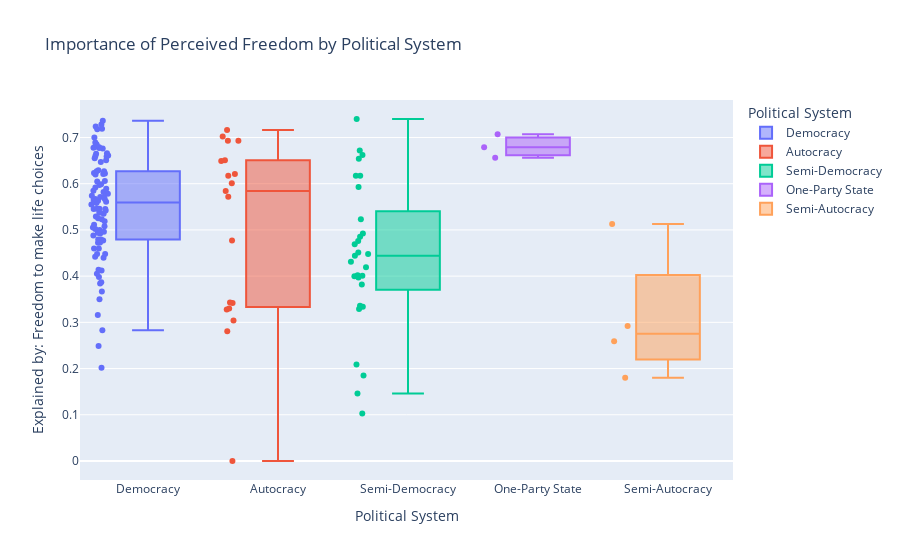

Notebook code cell kept with this figure:
### Code cell
# Importance of Perceived Freedom by Political System
px.box(merged_df_2,
             x='Political System',
             y='Explained by: Freedom to make life choices',
             color="Political System",
             points="all",
             hover_data="Country",
             title="Importance of Perceived Freedom by Political System").show()

# Does this mean that freedom is more important where they don't have as much as democracy

### Figure 1 — Plotly figure (JSON) as saved in the notebook; plotly's stock layout.template omitted (floating-point values rounded to 4 significant figures)
{"data": [{"alignmentgroup": "True", "boxpoints": "all", "customdata": [["Finland"], ["Denmark"], ["Iceland"], ["Switzerland"], ["Netherlands"], ["Luxembourg"], ["Sweden"], ["Norway"], ["New Zealand"], ["Austria"], ["Australia"], ["Ireland"], ["Germany"], ["Canada"], ["United States"], ["United Kingdom"], ["Czechia"], ["Belgium"], ["France"], ["Slovenia"], ["Costa Rica"], ["Taiwan Province of China"], ["Romania"], ["Spain"], ["Uruguay"], ["Italy"], ["Kosovo"], ["Malta"], ["Lithuania"], ["Slovakia"], ["Estonia"], ["Panama"], ["Brazil"], ["Cyprus"], ["Latvia"], ["Serbia"], ["Chile"], ["Mexico"], ["Croatia"], ["Poland"], ["El Salvador"], ["Mauritius"], ["Japan"], ["Honduras"], ["Portugal"], ["Argentina"], ["Greece"], ["South Korea"], ["Philippines"], ["Moldova"], ["Jamaica"], ["Colombia"], ["Bosnia and Herzegovina"], ["Mongolia"], ["Dominican Republic"], ["Bolivia"], ["Paraguay"], ["Peru"], ["Montenegro"], ["Ecuador"], ["Armenia"], ["Nepal"], ["Bulgaria"], ["Indonesia"], ["North Macedonia"], ["Albania"], ["South Africa"], ["Gambia"], ["Bangladesh"], ["Liberia"], ["Ukraine"], ["Senegal"], ["Niger"], ["Georgia"], ["Venezuela"], ["Ghana"], ["Benin"], ["Kenya"], ["Tunisia"], ["Mali"], ["Namibia"], ["Sri Lanka"], ["Madagascar"], ["Ethiopia"], ["India"], ["Zambia"], ["Malawi"], ["Tanzania"], ["Sierra Leone"], ["Botswana"]], "hovertemplate": "Political System=%{x}<br>Explained by: Freedom to make life choices=%{y}<br>Country=%{customdata[0]}<extra></extra>", "legendgroup": "Democracy", "marker": {"color": "#636efa"}, "name": "Democracy", "notched": false, "offsetgroup": "Democracy", "orientation": "v", "showlegend": true, "type": "box", "x": ["Democracy", "Democracy", "Democracy", "Democracy", "Democracy", "Democracy", "Democracy", "Democracy", "Democracy", "Democracy", "Democracy", "Democracy", "Democracy", "Democracy", "Democracy", "Democracy", "Democracy", "Democracy", "Democracy", "Democracy", "Democracy", "Democracy", "Democracy", "Democracy", "Democracy", "Democracy", "Democracy", "Democracy", "Democracy", "Democracy", "Democracy", "Democracy", "Democracy", "Democracy", "Democracy", "Democracy", "Democracy", "Democracy", "Democracy", "Democracy", "Democracy", "Democracy", "Democracy", "Democracy", "Democracy", "Democracy", "Democracy", "Democracy", "Democracy", "Democracy", "Democracy", "Democracy", "Democracy", "Democracy", "Democracy", "Democracy", "Democracy", "Democracy", "Democracy", "Democracy", "Democracy", "Democracy", "Democracy", "Democracy", "Democracy", "Democracy", "Democracy", "Democracy", "Democracy", "Democracy", "Democracy", "Democracy", "Democracy", "Democracy", "Democracy", "Democracy", "Democracy", "Democracy", "Democracy", "Democracy", "Democracy", "Democracy", "Democracy", "Democracy", "Democracy", "Democracy", "Democracy", "Democracy", "Democracy", "Democracy"], "x0": " ", "xaxis": "x", "y": [0.736, 0.719, 0.718, 0.677, 0.651, 0.7, 0.724, 0.728, 0.68, 0.623, 0.676, 0.627, 0.585, 0.659, 0.574, 0.597, 0.66, 0.492, 0.567, 0.685, 0.661, 0.542, 0.605, 0.505, 0.665, 0.412, 0.599, 0.679, 0.496, 0.479, 0.689, 0.592, 0.546, 0.448, 0.502, 0.546, 0.46, 0.621, 0.535, 0.523, 0.666, 0.589, 0.537, 0.582, 0.655, 0.555, 0.249, 0.414, 0.678, 0.561, 0.567, 0.545, 0.448, 0.398, 0.606, 0.627, 0.629, 0.545, 0.46, 0.565, 0.558, 0.519, 0.563, 0.62, 0.488, 0.511, 0.442, 0.367, 0.622, 0.405, 0.473, 0.494, 0.571, 0.508, 0.283, 0.5, 0.479, 0.44, 0.316, 0.35, 0.384, 0.529, 0.202, 0.472, 0.647, 0.525, 0.477, 0.578, 0.387, 0.571], "y0": " ", "yaxis": "y"}, {"alignmentgroup": "True", "boxpoints": "all", "customdata": [["Bahrain"], ["United Arab Emirates"], ["Saudi Arabia"], ["Kazakhstan"], ["Nicaragua"], ["Uzbekistan"], ["Kyrgyzstan"], ["Belarus"], ["Turkmenistan"], ["Tajikistan"], ["Libya"], ["Azerbaijan"], ["Gabon"], ["Iraq"], ["Iran"], ["Yemen"], ["Mauritania"], ["Rwanda"], ["Afghanistan"]], "hovertemplate": "Political System=%{x}<br>Explained by: Freedom to make life choices=%{y}<br>Country=%{customdata[0]}<extra></extra>", "legendgroup": "Autocracy", "marker": {"color": "#EF553B"}, "name": "Autocracy", "notched": false, "offsetgroup": "Autocracy", "orientation": "v", "showlegend": true, "type": "box", "x": ["Autocracy", "Autocracy", "Autocracy", "Autocracy", "Autocracy", "Autocracy", "Autocracy", "Autocracy", "Autocracy", "Autocracy", "Autocracy", "Autocracy", "Autocracy", "Autocracy", "Autocracy", "Autocracy", "Autocracy", "Autocracy", "Autocracy"], "x0": " ", "xaxis": "x", "y": [0.693, 0.702, 0.651, 0.584, 0.617, 0.716, 0.693, 0.342, 0.649, 0.572, 0.477, 0.601, 0.343, 0.328, 0.281, 0.33, 0.304, 0.621, 0], "y0": " ", "yaxis": "y"}, {"alignmentgroup": "True", "boxpoints": "all", "customdata": [["Singapore"], ["Guatemala"], ["Kuwait"], ["Hungary"], ["Thailand"], ["Malaysia"], ["North Cyprus"], ["Russia"], ["Hong Kong S.A.R. of China"], ["Ivory Coast"], ["Algeria"], ["Congo"], ["Morocco"], ["Mozambique"], ["Cameroon"], ["Guinea"], ["Turkey"], ["Burkina Faso"], ["Cambodia"], ["Comoros"], ["Uganda"], ["Nigeria"], ["Pakistan"], ["Palestinian Territories"], ["Egypt"], ["Jordan"], ["Lesotho"], ["Zimbabwe"], ["Lebanon"]], "hovertemplate": "Political System=%{x}<br>Explained by: Freedom to make life choices=%{y}<br>Country=%{customdata[0]}<extra></extra>", "legendgroup": "Semi-Democracy", "marker": {"color": "#00cc96"}, "name": "Semi-Democracy", "notched": false, "offsetgroup": "Semi-Democracy", "orientation": "v", "showlegend": true, "type": "box", "x": ["Semi-Democracy", "Semi-Democracy", "Semi-Democracy", "Semi-Democracy", "Semi-Democracy", "Semi-Democracy", "Semi-Democracy", "Semi-Democracy", "Semi-Democracy", "Semi-Democracy", "Semi-Democracy", "Semi-Democracy", "Semi-Democracy", "Semi-Democracy", "Semi-Democracy", "Semi-Democracy", "Semi-Democracy", "Semi-Democracy", "Semi-Democracy", "Semi-Democracy", "Semi-Democracy", "Semi-Democracy", "Semi-Democracy", "Semi-Democracy", "Semi-Democracy", "Semi-Democracy", "Semi-Democracy", "Semi-Democracy", "Semi-Democracy"], "x0": " ", "xaxis": "x", "y": [0.672, 0.662, 0.617, 0.485, 0.617, 0.654, 0.523, 0.401, 0.4, 0.451, 0.146, 0.431, 0.492, 0.593, 0.397, 0.334, 0.209, 0.382, 0.74, 0.185, 0.402, 0.444, 0.448, 0.336, 0.469, 0.476, 0.419, 0.329, 0.103], "y0": " ", "yaxis": "y"}, {"alignmentgroup": "True", "boxpoints": "all", "customdata": [["China"], ["Vietnam"], ["Laos"]], "hovertemplate": "Political System=%{x}<br>Explained by: Freedom to make life choices=%{y}<br>Country=%{customdata[0]}<extra></extra>", "legendgroup": "One-Party State", "marker": {"color": "#ab63fa"}, "name": "One-Party State", "notched": false, "offsetgroup": "One-Party State", "orientation": "v", "showlegend": true, "type": "box", "x": ["One-Party State", "One-Party State", "One-Party State"], "x0": " ", "xaxis": "x", "y": [0.656, 0.707, 0.679], "y0": " ", "yaxis": "y"}, {"alignmentgroup": "True", "boxpoints": "all", "customdata": [["Eswatini, Kingdom of"], ["Myanmar"], ["Chad"], ["Togo"]], "hovertemplate": "Political System=%{x}<br>Explained by: Freedom to make life choices=%{y}<br>Country=%{customdata[0]}<extra></extra>", "legendgroup": "Semi-Autocracy", "marker": {"color": "#FFA15A"}, "name": "Semi-Autocracy", "notched": false, "offsetgroup": "Semi-Autocracy", "orientation": "v", "showlegend": true, "type": "box", "x": ["Semi-Autocracy", "Semi-Autocracy", "Semi-Autocracy", "Semi-Autocracy"], "x0": " ", "xaxis": "x", "y": [0.259, 0.513, 0.18, 0.292], "y0": " ", "yaxis": "y"}], "layout": {"boxmode": "overlay", "legend": {"title": {"text": "Political System"}, "tracegroupgap": 0}, "title": {"text": "Importance of Perceived Freedom by Political System"}, "xaxis": {"anchor": "y", "categoryarray": ["Democracy", "Autocracy", "Semi-Democracy", "One-Party State", "Semi-Autocracy"], "categoryorder": "array", "domain": [0, 1], "title": {"text": "Political System"}}, "yaxis": {"anchor": "x", "domain": [0, 1], "title": {"text": "Explained by: Freedom to make life choices"}}}}
